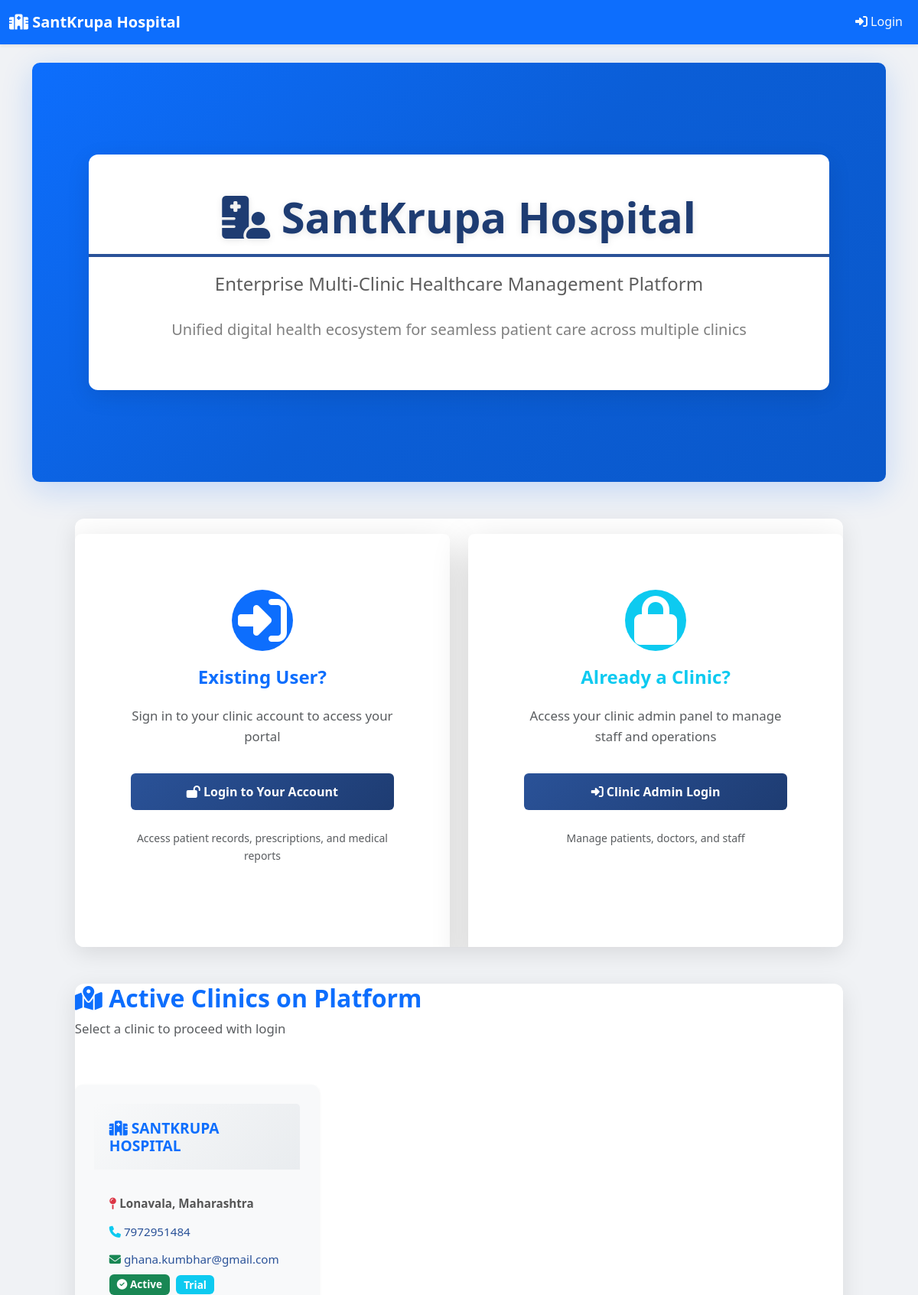
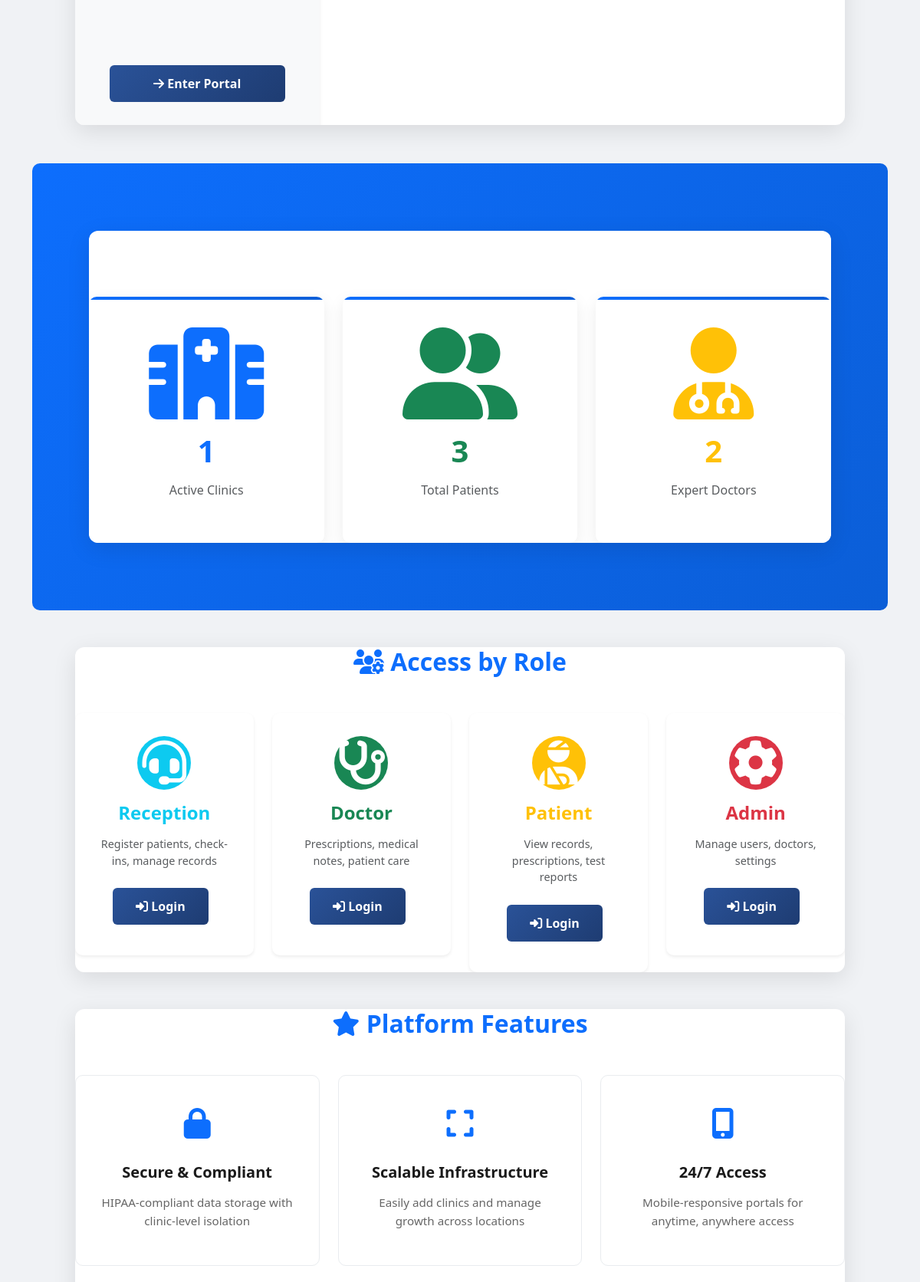
The page / (upper part) on the database its author committed (2 pictures, top to bottom).
### hospital/models.py (models this page shows, shortened)
class Clinic(models.Model):
    name = models.CharField(max_length=255)
    slug = models.SlugField(unique=True, help_text="Used in URLs: /clinic/{slug}/")
    logo = models.ImageField(upload_to='clinic_logos/', null=True, blank=True)
    address = models.TextField()
    city = models.CharField(max_length=100)
    state = models.CharField(max_length=100)
    zip_code = models.CharField(max_length=20)
    phone_number = models.CharField(max_length=15)
    email = models.EmailField()
    website = models.URLField(null=True, blank=True)
    registration_number = models.CharField(max_length=100, unique=True)
    subscription_status = models.CharField(
        max_length=20,
        choices=[
            ('trial', 'Trial'),
            ('active', 'Active'),
            ('expired', 'Expired'),
            ('suspended', 'Suspended'),
        ],
        default='trial'
    )
    max_doctors = models.IntegerField(default=10)
    max_patients = models.IntegerField(default=1000)
    max_receptionists = models.IntegerField(default=5)
    created_at = models.DateTimeField(auto_now_add=True)
    updated_at = models.DateTimeField(auto_now=True)
    is_active = models.BooleanField(default=True)
    class Meta:
        ordering = ['name']
        verbose_name_plural = "Clinics"

### hospital/views.py (the view, shortened to what this page needs)
# urls.py: path('', views.homepage, name='homepage'),
def homepage(request):
    clinic = getattr(request, 'clinic', None)
    clinics = Clinic.objects.filter(is_active=True).order_by('name')
    if clinic:
        total_patients = Patient.objects.all_clinics().filter(clinic=clinic).count()
        total_doctors = Doctor.objects.all_clinics().filter(clinic=clinic).count()
    else:
        total_patients = Patient.objects.all_clinics().count()
        total_doctors = Doctor.objects.all_clinics().count()
    total_clinics = clinics.count()
    context = {
        'total_patients': total_patients,
        'total_doctors': total_doctors,
        'total_clinics': total_clinics,
        'clinics': clinics,
        'clinic': clinic,
    }
    return render(request, 'hospital/homepage.html', context)

### hospital/managers.py (called while the page is built)
    def get_queryset(self):
        return super().get_queryset()

    def all_clinics(self):
        return self.get_queryset()

### hospital/templates/hospital/homepage.html (shortened to what this page needs)
{% extends "hospital/base.html" %}
{% block content %}
<section class="hero-banner mb-5">
    <div class="hero-overlay">
        <div class="container text-center text-white py-5">
            <h1 class="display-3 fw-bold mb-3">
                <i class="fas fa-hospital-user"></i> SantKrupa Hospital
            </h1>
            <p class="lead mb-4">Enterprise Multi-Clinic Healthcare Management Platform</p>
            <p class="fs-5 opacity-75">Unified digital health ecosystem for seamless patient care across multiple clinics</p>
        </div>
    </div>
</section>
<section class="login-cta mb-5">
    <div class="container">
        <div class="row g-4">
            <div class="col-lg-6">
                <div class="card h-100 border-0 shadow-lg login-card">
                    <div class="card-body p-5">
                        <div class="text-center mb-4">
                            <div class="icon-circle bg-primary mx-auto mb-3">
                                <i class="fas fa-sign-in-alt fa-2x text-white"></i>
                            </div>
                            <h3 class="card-title text-primary">Existing User?</h3>
                        </div>
                        <p class="text-muted text-center mb-4">Sign in to your clinic account to access your portal</p>
                        <a href="{% url 'login' %}" class="btn btn-primary btn-lg w-100">
                            <i class="fas fa-lock-open"></i> Login to Your Account
                        </a>
                        <p class="text-center text-muted small mt-3">Access patient records, prescriptions, and medical reports</p>
                    </div>
                </div>
            </div>
            {% if user.is_authenticated and user.role == 'super_admin' %}
            <div class="col-lg-6">
                <div class="card h-100 border-0 shadow-lg registration-card">
                    <div class="card-body p-5">
                        <div class="text-center mb-4">
                            <div class="icon-circle bg-warning mx-auto mb-3">
                                <i class="fas fa-tachometer-alt fa-2x text-white"></i>
                            </div>
                            <h3 class="card-title text-warning">Superadmin Dashboard</h3>
                        </div>
                        <p class="text-muted text-center mb-4">Manage all clinics and monitor platform</p>
                        <a href="{% url 'superadmin_dashboard' %}" class="btn btn-warning btn-lg w-100">
                            <i class="fas fa-cogs"></i> Go to Dashboard
                        </a>
                        <p class="text-center text-muted small mt-3">View all clinics, statistics, and settings</p>
                    </div>
                </div>
            </div>
            <div class="col-lg-6">
                <div class="card h-100 border-0 shadow-lg registration-card">
                    <div class="card-body p-5">
                        <div class="text-center mb-4">
                            <div class="icon-circle bg-success mx-auto mb-3">
                                <i class="fas fa-clinic-medical fa-2x text-white"></i>
                            </div>
                            <h3 class="card-title text-success">Register New Clinic</h3>
                        </div>
                        <p class="text-muted text-center mb-4">Add a new clinic to the SantKrupa platform</p>
                        <a href="{% url 'register_clinic' %}" class="btn btn-success btn-lg w-100">
                            <i class="fas fa-plus-circle"></i> Register Clinic
                        </a>
                        <p class="text-center text-muted small mt-3">Auto-generates admin credentials</p>
                    </div>
                </div>
            </div>
            {% else %}
            <div class="col-lg-6">
                <div class="card h-100 border-0 shadow-lg registration-card">
                    <div class="card-body p-5">
                        <div class="text-center mb-4">
                            <div class="icon-circle bg-info mx-auto mb-3">
                                <i class="fas fa-lock fa-2x text-white"></i>
                            </div>
                            <h3 class="card-title text-info">Already a Clinic?</h3>
                        </div>
                        <p class="text-muted text-center mb-4">Access your clinic admin panel to manage staff and operations</p>
                        <a href="{% url 'login' %}" class="btn btn-info btn-lg w-100">
                            <i class="fas fa-sign-in-alt"></i> Clinic Admin Login
                        </a>
                        <p class="text-center text-muted small mt-3">Manage patients, doctors, and staff</p>
                    </div>
                </div>
            </div>
            {% endif %}
        </div>
    </div>
</section>
<section class="clinics-section mb-5">
    <div class="container">
        <div class="row mb-4">
            <div class="col-12">
                <h2 class="h2 fw-bold text-primary mb-2">
                    <i class="fas fa-map-marked-alt"></i> Active Clinics on Platform
                </h2>
                <p class="text-muted">Select a clinic to proceed with login</p>
            </div>
        </div>
        {% if clinics %}
            <div class="row g-4">
                {% for c in clinics %}
                    <div class="col-md-6 col-lg-4">
                        <div class="card clinic-card h-100 border-0 shadow-sm hover-lift">
                            <div class="card-header bg-light border-0">
                                <h5 class="card-title mb-0 text-primary">
                                    <i class="fas fa-hospital"></i> {{ c.name }}
                                </h5>
                            </div>
                            <div class="card-body">
                                <p class="mb-2">
                                    <i class="fas fa-map-pin text-danger"></i>
                                    <strong>{{ c.city }}, {{ c.state }}</strong>
                                </p>
                                <p class="mb-2">
                                    <i class="fas fa-phone text-info"></i>
                                    <a href="tel:{{ c.phone_number }}" class="text-decoration-none">{{ c.phone_number }}</a>
                                </p>
                                <p class="mb-2">
                                    <i class="fas fa-envelope text-success"></i>
                                    <a href="mailto:{{ c.email }}" class="text-decoration-none">{{ c.email }}</a>
                                </p>
                                <div class="d-flex gap-2 align-items-center">
                                    <span class="badge bg-success">
                                        <i class="fas fa-check-circle"></i> Active
                                    </span>
                                    <span class="badge bg-info">
                                        {{ c.get_subscription_status_display }}
                                    </span>
                                </div>
                            </div>
                            <div class="card-footer bg-light border-0">
                                <button class="btn btn-primary w-100" onclick="redirectToClinicLogin('{{ c.slug }}')">
                                    <i class="fas fa-arrow-right"></i> Enter Portal
                                </button>
                            </div>
                        </div>
                    </div>
                {% endfor %}
            </div>
        {% endif %}
    </div>
</section>
<section class="stats-section py-5 mb-5">
    <div class="container">
        <h2 class="h2 fw-bold text-center text-white mb-5">
            <i class="fas fa-chart-line"></i> Platform Overview
        </h2>
        <div class="row g-4 text-center">
            <div class="col-md-4">
                <div class="stat-card">
                    <div class="stat-icon">
                        <i class="fas fa-hospital fa-3x text-primary"></i>
                    </div>
                    <h3 class="stat-value text-primary fw-bold">{{ clinics|length }}</h3>
                    <p class="stat-label text-muted">Active Clinics</p>
                </div>
            </div>
            <div class="col-md-4">
                <div class="stat-card">
                    <div class="stat-icon">
                        <i class="fas fa-user-friends fa-3x text-success"></i>
                    </div>
                    <h3 class="stat-value text-success fw-bold">{{ total_patients }}</h3>
                    <p class="stat-label text-muted">Total Patients</p>
                </div>
            </div>
            <div class="col-md-4">
                <div class="stat-card">
                    <div class="stat-icon">
                        <i class="fas fa-user-md fa-3x text-warning"></i>
                    </div>
                    <h3 class="stat-value text-warning fw-bold">{{ total_doctors }}</h3>
                    <p class="stat-label text-muted">Expert Doctors</p>
                </div>
            </div>
        </div>
    </div>
</section>
<section class="roles-section mb-5">
    <div class="container">
        <h2 class="h2 fw-bold text-center text-primary mb-5">
            <i class="fas fa-users-cog"></i> Access by Role
        </h2>
        <div class="row g-4">
            <div class="col-md-6 col-lg-3">
                <div class="role-card text-center border-0 shadow-sm">
                    <div class="role-icon bg-info">
                        <i class="fas fa-headset fa-2x"></i>
                    </div>
                    <h4 class="mt-3 text-info">Reception</h4>
                    <p class="text-muted small">Register patients, check-ins, manage records</p>
                    <a href="{% url 'login' %}" class="btn btn-outline-info btn-sm">
                        <i class="fas fa-sign-in-alt"></i> Login
                    </a>
                </div>
            </div>
            <div class="col-md-6 col-lg-3">
                <div class="role-card text-center border-0 shadow-sm">
                    <div class="role-icon bg-success">
                        <i class="fas fa-stethoscope fa-2x"></i>
                    </div>
                    <h4 class="mt-3 text-success">Doctor</h4>
                    <p class="text-muted small">Prescriptions, medical notes, patient care</p>
                    <a href="{% url 'login' %}" class="btn btn-outline-success btn-sm">
                        <i class="fas fa-sign-in-alt"></i> Login
                    </a>
                </div>
            </div>
            <div class="col-md-6 col-lg-3">
                <div class="role-card text-center border-0 shadow-sm">
                    <div class="role-icon bg-warning">
                        <i class="fas fa-user-injured fa-2x"></i>
                    </div>
                    <h4 class="mt-3 text-warning">Patient</h4>
                    <p class="text-muted small">View records, prescriptions, test reports</p>
                    <a href="{% url 'login' %}" class="btn btn-outline-warning btn-sm">
                        <i class="fas fa-sign-in-alt"></i> Login
                    </a>
                </div>
            </div>
            <div class="col-md-6 col-lg-3">
                <div class="role-card text-center border-0 shadow-sm">
                    <div class="role-icon bg-danger">
                        <i class="fas fa-cog fa-2x"></i>
                    </div>
                    <h4 class="mt-3 text-danger">Admin</h4>
                    <p class="text-muted small">Manage users, doctors, settings</p>
                    <a href="{% url 'login' %}" class="btn btn-outline-danger btn-sm">
                        <i class="fas fa-sign-in-alt"></i> Login
                    </a>
                </div>
            </div>
        </div>
    </div>
</section>
<section class="features-section mb-5">
    <div class="container">
        <h2 class="h2 fw-bold text-center text-primary mb-5">
            <i class="fas fa-star"></i> Platform Features
        </h2>
        <div class="row g-4">
            <div class="col-md-6 col-lg-4">
                <div class="feature-card">
                    <div class="feature-icon"><i class="fas fa-lock"></i></div>
                    <h5>Secure & Compliant</h5>
                    <p>HIPAA-compliant data storage with clinic-level isolation</p>
                </div>
            </div>
            <div class="col-md-6 col-lg-4">
                <div class="feature-card">
                    <div class="feature-icon"><i class="fas fa-expand"></i></div>
                    <h5>Scalable Infrastructure</h5>
                    <p>Easily add clinics and manage growth across locations</p>
                </div>
            </div>
            <div class="col-md-6 col-lg-4">
                <div class="feature-card">
                    <div class="feature-icon"><i class="fas fa-mobile-alt"></i></div>
                    <h5>24/7 Access</h5>
                    <p>Mobile-responsive portals for anytime, anywhere access</p>
                </div>
            </div>
        </div>
    </div>
</section>
{% endblock %}

### rows shown on the page
Clinic: name "SANTKRUPA HOSPITAL", city "Lonavala", state "Maharashtra", phone_number "7972951484", email "ghana.kumbhar@gmail.com", subscription_status "Trial"

### other values the page prints
{{ clinics|length }} "1"
{{ total_patients }} "3"
{{ total_doctors }} "2"
